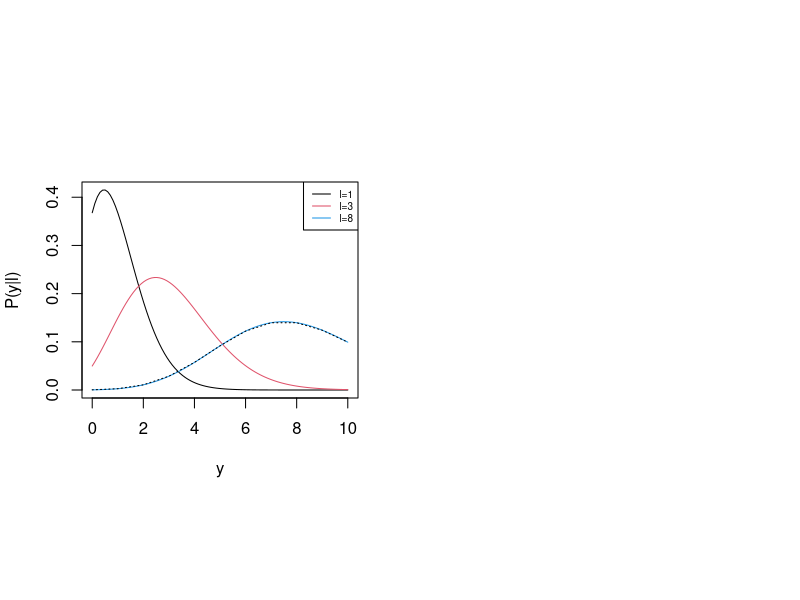
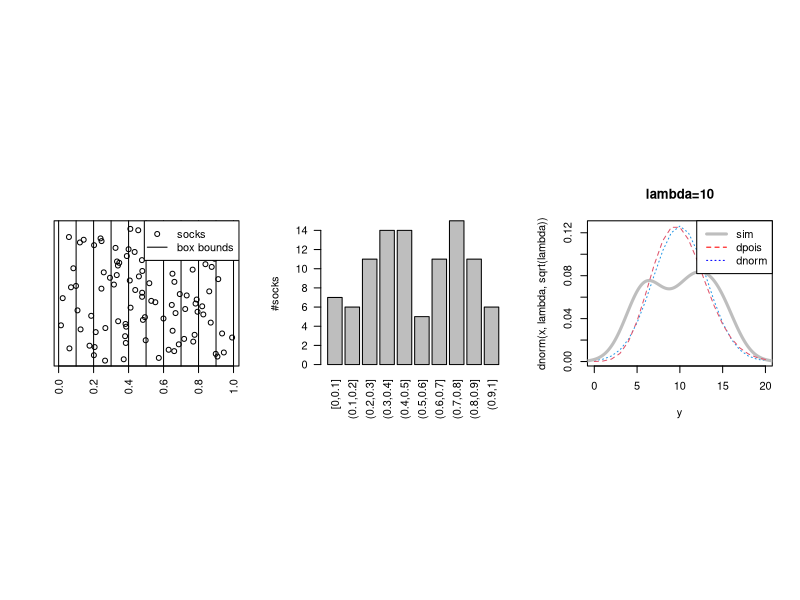
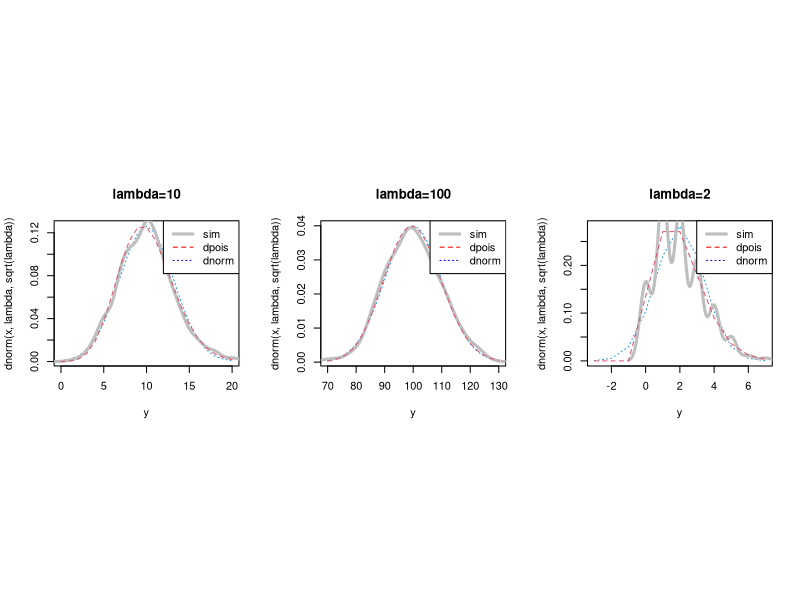
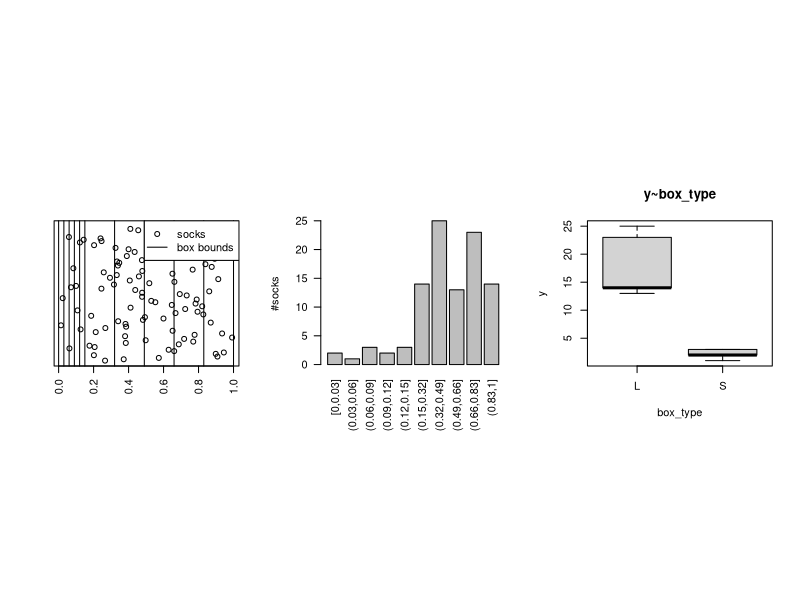
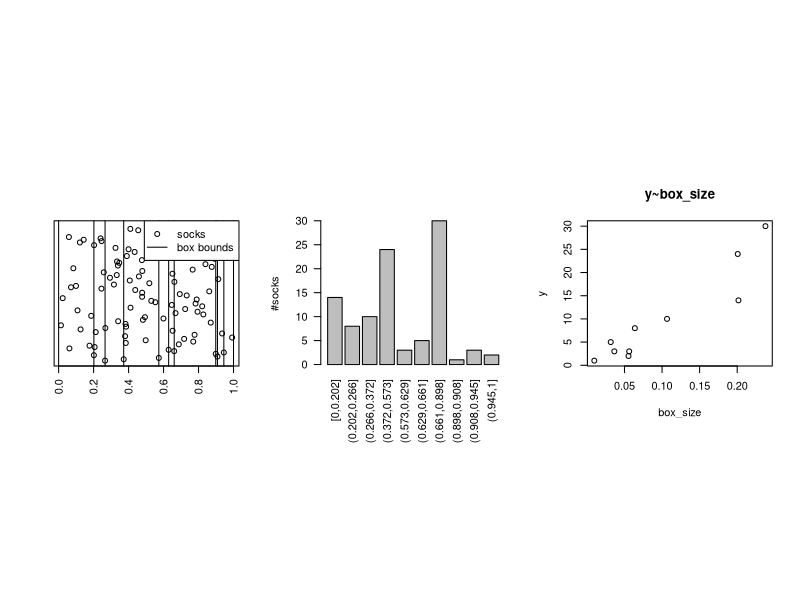
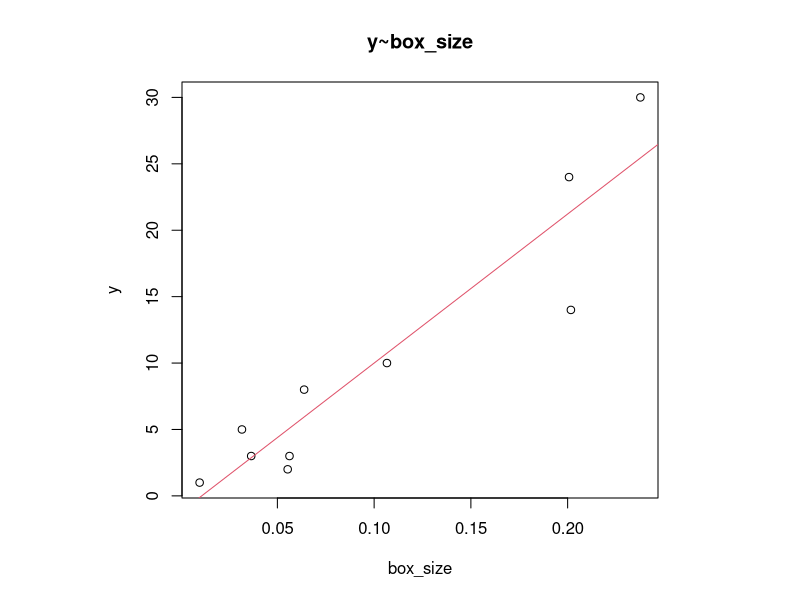
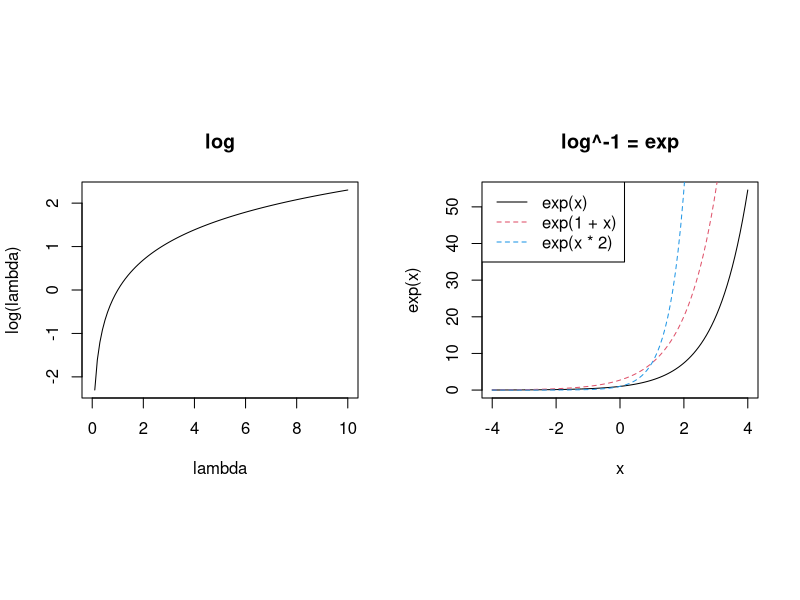
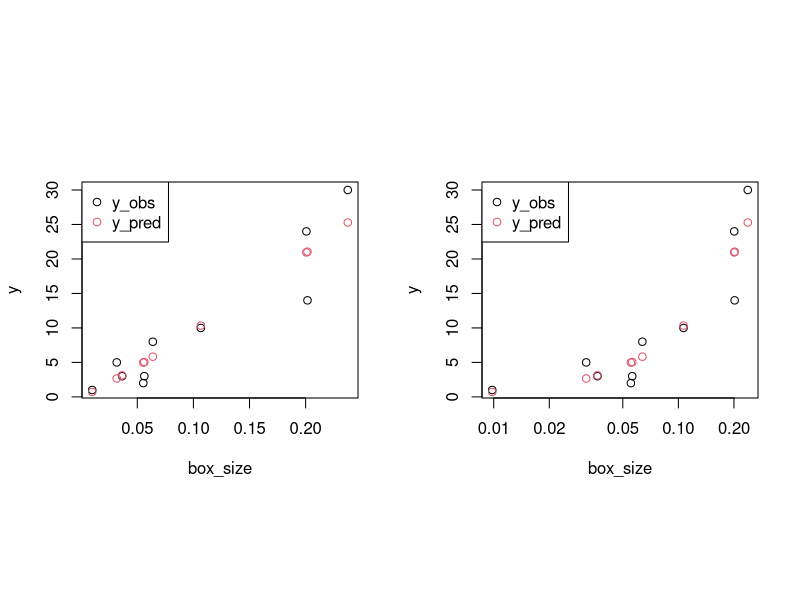

Recreate these plots in R, in order.
## ---- chunk 1
layout(matrix(1:2, 1), respect=TRUE)
y = seq(0, 10, length.out=100)
l=0
l=1
plot(y, l^y/factorial(y) * exp(-l), type="l", col=1, ylab="P(y|l)", xlab="y")
l=3
lines(y, l^y/factorial(y) * exp(-l), type="l", col=2)
l=8
lines(y, l^y/factorial(y) * exp(-l), type="l", col=4)
y = seq(0, 25, length.out=100)
lines(0:10, dpois(0:10, l), type="l", lty=3, col=1)
legend("topright", c("l=1", "l=3", "l=8"), col=c(1, 2, 4), lty=1, cex=0.6)
## ---- chunk 2
socks_sim = function(n_socks=100, n_boxes=10, box_bounds, cofact) {
  if (missing(box_bounds)) {
    box_bounds = seq(0,1,length.out=n_boxes+1)  
  } else {
    n_boxes = length(box_bounds) - 1
  }
  set.seed(1)
  socks = runif(n_socks)
  y = table(cut(socks, breaks=box_bounds, include.lowest=TRUE))
  lambda = n_socks / n_boxes
  d = data.frame(y=y)
  colnames(d) = c("box", "y")
  if (!missing(cofact)) {
    d[[names(cofact)[[1]]]] = cofact[[1]]
  }
  return(list(socks=socks, box_bounds=box_bounds, d=d))
}

sim_null = sim = socks_sim()

plot_sim = function(sim, DETAILS=0) {
  if (!DETAILS<0) {
    layout(matrix(1:3, 1), respect=TRUE)
    plot(sim$socks, 1:length(sim$socks), yaxt="n", xlab="", ylab="", las=2)
    abline(v=sim$box_bounds)
    legend("topright", c("socks", "box bounds"), pch=c(1,NA), lty=c(0,1))
    y = sim$d$y
    names(y) = sim$d$box
    barplot(y, las=2, ylab="#socks")
  }
  if (!DETAILS>0) {
    lambda = length(sim$socks) / length(sim$box_bounds[-1])
    x = floor(lambda-3*sqrt(lambda)):ceiling(lambda+3*sqrt(lambda))
    plot(x, dnorm(x, lambda, sqrt(lambda)), type="l", xlab="y", lty=3, col=4, main=paste0("lambda=", lambda))
    lines(density(sim$d$y), main=paste0("lambda=", lambda), lwd=3, col="grey")
    lines(x, dpois(x, lambda), type="l", xlab="y", lty=2, col=2)
    legend("topright", c("sim", "dpois", "dnorm"), col=c("grey", "red", "blue"), lty=1:3, lwd=c(3, 1, 1))    
  }
}

plot_sim(sim_null)
## ---- chunk 3
layout(matrix(1:3, 1), respect=TRUE)
plot_sim(socks_sim(n_socks=10000 , n_boxes=1000), -1)
plot_sim(socks_sim(n_socks=100000, n_boxes=1000), -1)
plot_sim(socks_sim(n_socks=2000  , n_boxes=1000), -1)
## ---- chunk 4
box_bounds = c(seq(0,0.15,length.out=6), seq(0.15,1,length.out=6)[-1])
cofact = list(box_type=rep(c("S", "L"), each=5))
sim_sl = socks_sim(box_bounds=box_bounds, cofact=cofact)
plot_sim(sim_sl, 1)
boxplot(y~box_type, sim_sl$d, ylab="y", main="y~box_type")
## ---- chunk 5
m = lm(y~box_type, sim_sl$d)
summary(m)
shapiro.test(m$residuals)
bartlett.test(y~box_type, sim_sl$d)
## ---- chunk 6
# M1
lambda = mean(sim_sl$d$y)
lambda
l1 = prod(dpois(sim_sl$d$y,lambda))
l1
ll1 = sum(log(dpois(sim_sl$d$y,lambda)))
ll1 
log(l1)
  
# M2
lambda_S = mean(sim_sl$d$y[1:5])
lambda_S
lambda_L = mean(sim_sl$d$y[6:10])
lambda_L
l2 = prod(dpois(sim_sl$d$y[1:5],lambda_S)) * prod(dpois(sim_sl$d$y[6:10],lambda_L))
l2
ll2 = sum(log(dpois(sim_sl$d$y[1:5],lambda_S))) + sum(log(dpois(sim_sl$d$y[6:10],lambda_L)))
ll2 
log(l2)

# Test
T = -2 * (ll1 - ll2)
1- pchisq(T,1)
pchisq(T, 1, lower.tail=FALSE)

# m1 = glm(y ~ 1, sim_sl$d, family=poisson(link="log"))
# m2 = glm(y ~ box_type, sim_sl$d, family=poisson(link="log"))
# anova(m1, m2, test="Chisq")
# anova(m1, m2, test="Chisq")[2,5]
## ---- chunk 7
set.seed(1)
box_bounds = c(0, sort(runif(9)), 1)
cofact=list(box_size=box_bounds[-1] - box_bounds[-length(box_bounds)])
sim_size = socks_sim(box_bounds=box_bounds, cofact=cofact)
plot_sim(sim_size, 1)
plot(y~box_size, sim_size$d, ylab="y", main="y~box_size")
## ---- chunk 8
layout(1, respect=TRUE)
m = lm(y~box_size, sim_size$d)
summary(m)
plot(y~box_size, sim_size$d, ylab="y", main="y~box_size")
abline(m, col=2)
predict(m, data.frame(box_size=0.1))
predict(m, data.frame(box_size=0.001))
predict(m, data.frame(box_size=0))
## ---- chunk 9
layout(matrix(1:2, 1), respect=TRUE)
lambda = 0:100/10
plot(lambda, log(lambda), main="log", type="l")
x = seq(-4, 4,  length.out=100)
plot(x, exp(x), main="log^-1 = exp", type="l")
lines(x, exp(1 + x), col=2, lty=2)
lines(x, exp(x * 2), col=4, lty=2)
legend("topleft", c("exp(x)", "exp(1 + x)", "exp(x * 2)"), col=c(1,2,4), lty=c(1,2,2))
## ---- chunk 10
m_size = glm(y ~ log(box_size), sim_size$d, family=poisson(link="log"))
summary(m_size)
exp(m_size$coefficients[[1]])
exp(m_size$coefficients[[2]])
exp(m_size$coefficients[[1]]) * exp(m_size$coefficients[[2]]*log(0.1))
predict(m_size, data.frame(box_size=0.1), type="response")
predict(m_size, data.frame(box_size=0.001), type="response")
predict(m_size, data.frame(box_size=0), type="response")

layout(matrix(1:2, 1), respect=TRUE)
ypred = predict(m_size, data.frame(box_size=sim_size$d$box_size), type="response")
plot(sim_size$d$box_size, sim_size$d$y, xlab="box_size", ylab="y")
points(sim_size$d$box_size, ypred, col=2)
legend("topleft", c("y_obs", "y_pred"), col=1:2, pch=1)

plot(sim_size$d$box_size, sim_size$d$y, xlab="box_size", ylab="y", log="x")
points(sim_size$d$box_size, ypred, col=2)
legend("topleft", c("y_obs", "y_pred"), col=1:2, pch=1)

## ---- chunk 11
m_null = glm(y ~ 1, sim_null$d, family=poisson(link="log"))
summary(m_null)
exp(m_null$coefficients[[1]])

m_sl = glm(y ~ box_type, sim_sl$d, family=poisson(link="log"))
summary(m_sl)
exp(m_sl$coefficients[[1]])
exp(m_sl$coefficients[[2]])
exp(m_sl$coefficients[[1]]) * exp(m_sl$coefficients[[2]])
exp(m_sl$coefficients[[1]]) / exp(m_sl$coefficients[[2]])
lambda_L
lambda_S
## ---- chunk 12
data("InsectSprays")
d = InsectSprays
head(d)
dim(d)
table(d$spray)
layout(matrix(1:2, 1, byrow=TRUE), respect=TRUE)
p = plot(d$spray, d$count, main="count~spray", xlab="spray", ylab="count", border="grey")
points(jitter(as.numeric(d$spray)), d$count)
